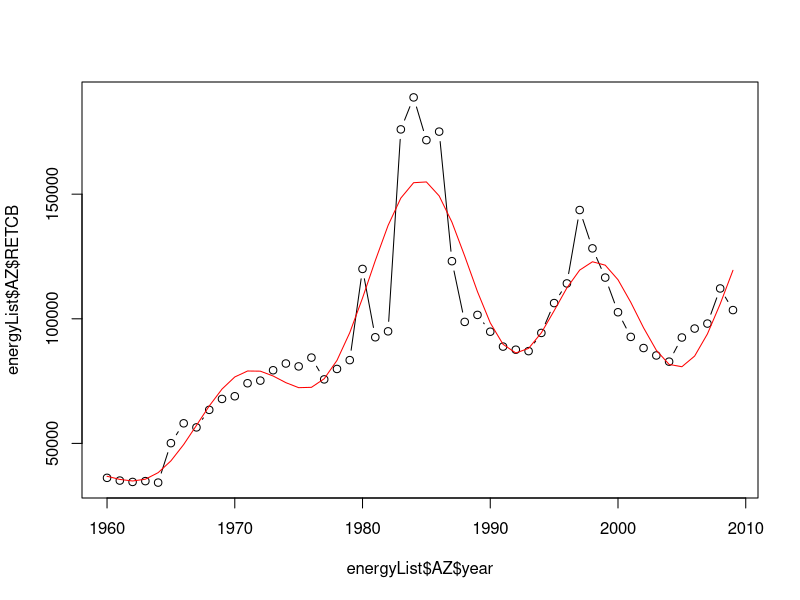
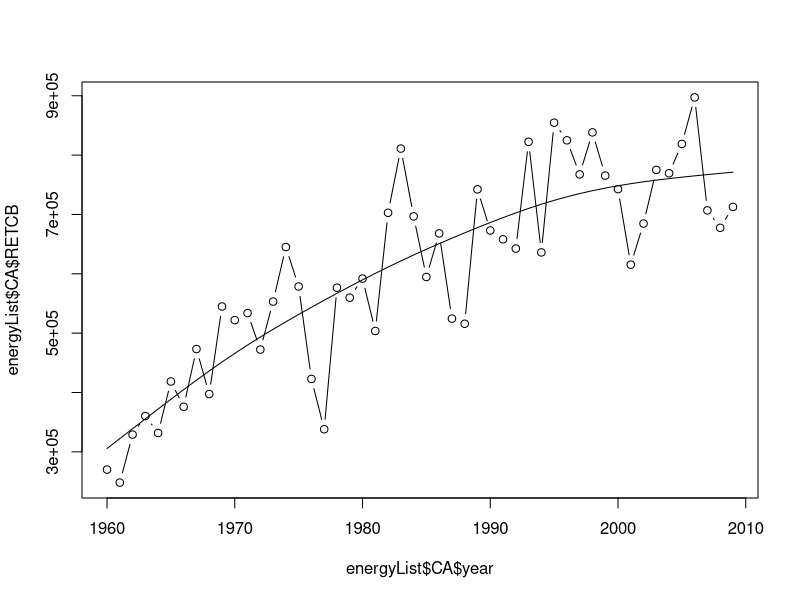
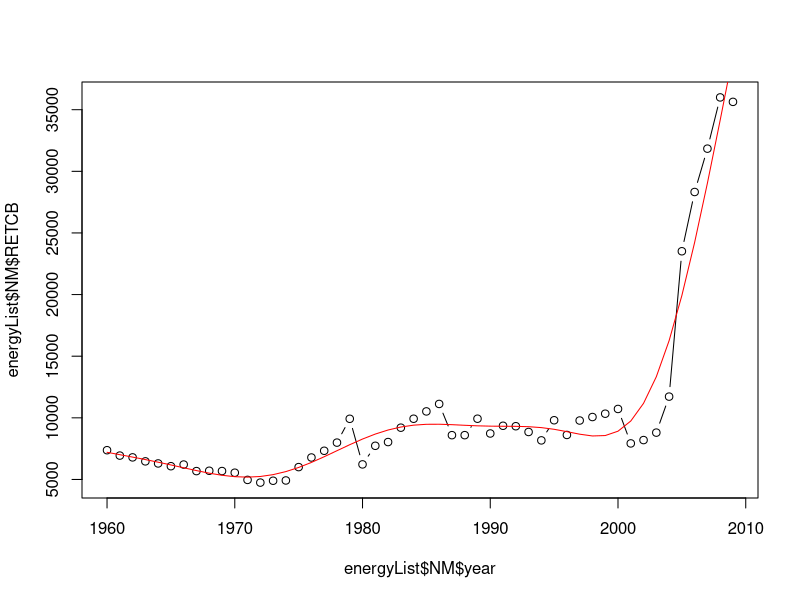
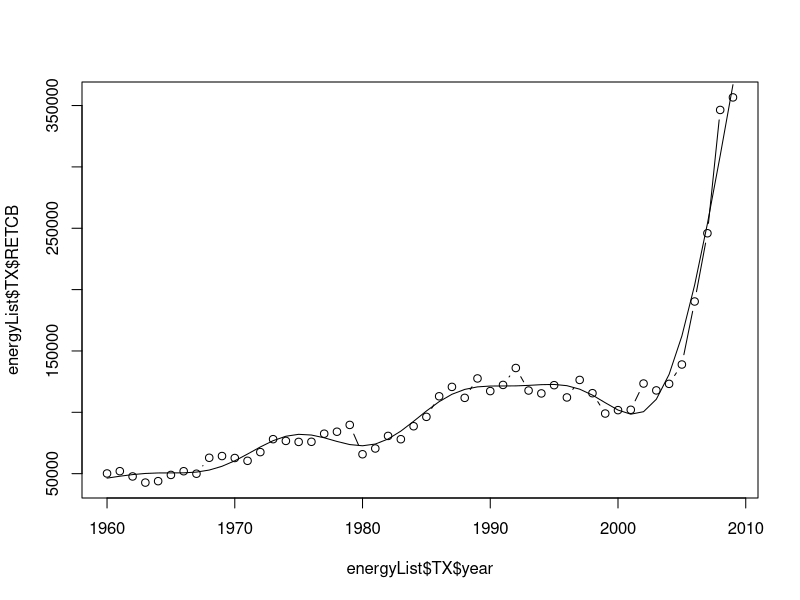

The R script that drew these images, in order:
setwd("../Comap2018/Data")
energy <- read.csv("ProblemCData.csv", header=TRUE)
colnames(energy) <- c("MSN", "state", "year", "data")
library("tidyverse")
energy_tidy <- spread(energy, key=MSN, value=data)
energyList <- split(energy_tidy[,-1], f=energy_tidy$state)


library(mgcv)

AZ.ts <- ts(energyList$AZ$RETCB, start=1960, end=2009, 1)
AZ.gam <- gam(AZ.ts~s(time(AZ.ts)), bs="ts")
plot(energyList$AZ$RETCB~energyList$AZ$year, type="b")
lines(fitted(AZ.gam)~as.vector(time(AZ.ts)), col="red")

CA.ts <- ts(energyList$CA$RETCB, start=c(1960,1), end=c(2009,1), frequency=1)
CA.gam <- gam(CA.ts~s(time(CA.ts)), bs="ts")
plot(energyList$CA$RETCB~energyList$CA$year, type="b")
lines(fitted(CA.gam)~as.vector(time(CA.ts)))

NM.ts <- ts(energyList$NM$RETCB, start=1960, end=2009, 1)
NM.gam <- gam(NM.ts~s(time(NM.ts)), bs="ts")
plot(energyList$NM$RETCB~energyList$NM$year, type="b")
lines(fitted(NM.gam)~as.vector(time(NM.ts)), col="red")


TX.ts <- ts(energyList$TX$RETCB, start=1960, end=2009, 1)
TX.gam <- gam(TX.ts~s(time(TX.ts)), bs="ts")
plot(energyList$TX$RETCB~energyList$TX$year, type="b")
lines(fitted(TX.gam)~as.vector(time(TX.ts)))
